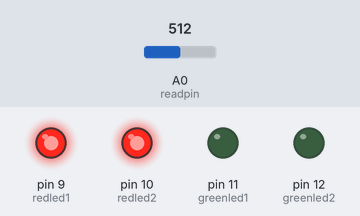
A sketch run on a simulated Arduino Uno, built with avr-gcc and run on an emulated ATmega328P. On the bench: output pins drawn as LEDs (lit = HIGH). Inputs (shaded band) come from the test bench; at power-on: A0 (readpin) = 512.

Above: at 1.2 s.
1.3 s: A0 (readpin) set to 591
2.8 s: A0 (readpin) set to 609
At 3.6 s:
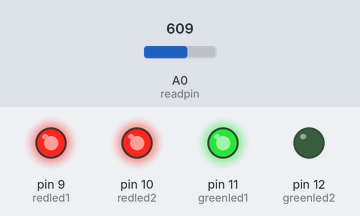
4.3 s: A0 (readpin) set to 783
5.8 s: A0 (readpin) set to 812
At 7.0 s:
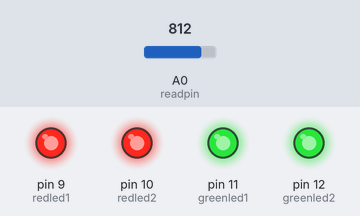
7.3 s: A0 (readpin) set to 390
At 8.3 s:
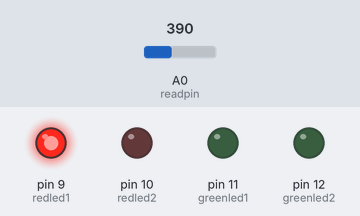
8.8 s: A0 (readpin) set to 417
At 9.4 s:
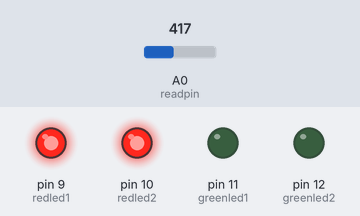
Timing chart, 0 to 11.3 s (numbered marks = the images above; inputs shaded):
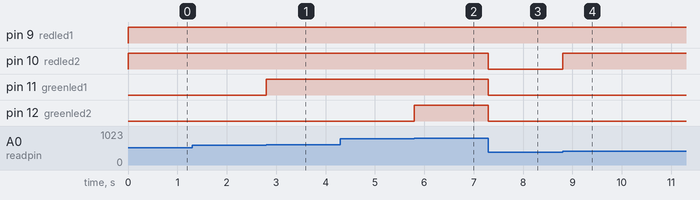

Measured:
- the behaviour switches between 600 and 601 on A0 (readpin) (found by bisection; images 0 and 1)
- the behaviour switches between 800 and 801 on A0 (readpin) (found by bisection; images 1 and 2)
- the behaviour switches between 400 and 401 on A0 (readpin) (found by bisection; images 3 and 4)
- after the input at 1.3 s, every drawn part: stays the same
- after the input at 2.8 s, pin 11 (greenled1): LOW → HIGH at once
- after the input at 4.3 s, every drawn part: stays the same
- after the input at 5.8 s, pin 12 (greenled2): LOW → HIGH at once
- after the input at 7.3 s, pin 10 (redled2), pin 11 (greenled1), pin 12 (greenled2): HIGH → LOW at once
- after the input at 8.8 s, pin 10 (redled2): LOW → HIGH at once

The sketch:

week6_3.ino
```cpp
int redled1 = 9, redled2=10, greenled1 = 11, greenled2 = 12, readpin = A0;

void setup() {
  // put your setup code here, to run once:
  pinMode(redled1,OUTPUT);
  pinMode(redled2,OUTPUT);
  pinMode(greenled1,OUTPUT);
  pinMode(greenled2,OUTPUT);
  pinMode(readpin,INPUT);
  Serial.begin(9600);

}

void loop() {
  // put your main code here, to run repeatedly:

  int val = analogRead(A0);
  if (val <= 200) digitalWrite(redled1, LOW); else digitalWrite(redled1, HIGH);
  if (val <= 400) digitalWrite(redled2, LOW); else digitalWrite(redled2, HIGH);
  if (val <= 600) digitalWrite(greenled1, LOW); else digitalWrite(greenled1, HIGH);
  if (val <= 800) digitalWrite(greenled2, LOW); else digitalWrite(greenled2, HIGH);

}
```
